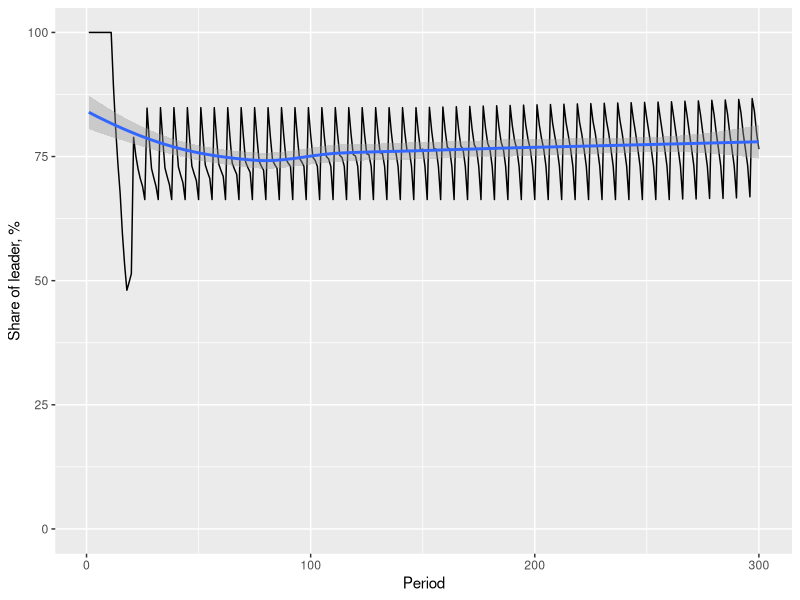
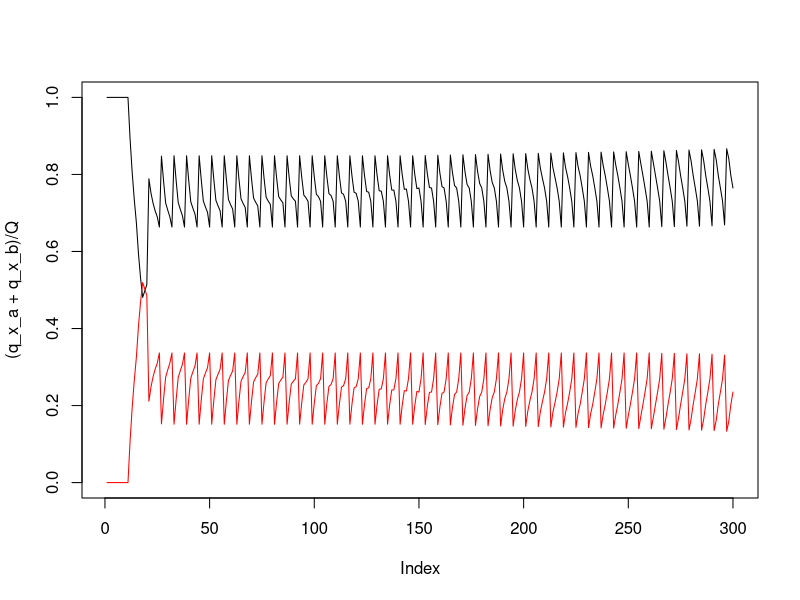

Write the R code that produced these figures, in order.
library(ggplot2) 

### read parameters


#lider stradegy
check_x_mark = 1 #chto delat esli pribil padayet
check_cost_mark = 5*10^6
check_x_factory = 1 #checkbox 0/1
check_n_x_new_a = 2
check_n_x_new_b = 2
check_x_price = 0 #0.1
check_x_price_incr <- 0.1

#other control parametrs
x_p_a <- 300 #price 1 chorhih
x_p_b <- 350 #price 1 roz

#china strategy
check_y = 1
check_y_factory = 5

#other Y
y_p <- 150 #price 1 china



### initialization



n_years <- 25 
t <- 12*n_years #kilkist periodiv

#vse kto hochet kypit v mesac
n_total <- rep(NA, t)
n_total_x <- rep(NA, t)
n_total_x_a <- rep(NA, t)
n_total_x_b <- rep(NA, t)
n_total_y <- rep(NA, t)


x_inf <- 0.06
x_a_1z <- 17*10^6/12 #kilkist chornih gadget from 1 zavod
x_b_1z <- 16*10^6/12 #k-st rozevih gadget from 1 zavod
n_x_work <- rep(NA, t) #kilkist diychih zavodiv
n_x_work_a <- rep(NA, t) #kilkist diychih zavodiv dlya chiorhih
n_x_work_b <- rep(NA, t) #kilkist diychih zavodiv dlya ros
n_x_new <- rep(NA, t) #kilkist novih zavodiv y preiod t
n_x_new_a <- rep(NA, t) #kilkist novih zavodiv y dla chornih preiod t
n_x_new_b <- rep(NA, t) #kilkist novih zavodiv y dla ros preiod t
#n_x_work[7] <- n_x_work[6] + n_x_new[1] ==t-6
c_x_work <- 165.4*10^6 #vartist ekspl 1 zavody v rik (nachalna)
c_x_new <- 165.4*10^6 #vartist bydiv 1 novogo zavody

TC_x <- rep(NA, t)    
TR_x <- rep(NA, t)
profit_x <- rep(NA, t)
marketing_cost_x <- rep(NA, t)

x_a_product <- rep(NA,t)  #obsee vosmoznosti proizvodsva v mesac
q_x_a <- rep(NA, t)
x_b_product <- rep(NA,t)  #obsee vosmoznosti proizvodsva v mesac
q_x_b <- rep(NA, t)

perc_x_increase_market <- rep(NA, t)


#china
y_inf <- 0.046
y_1z <- 10*10^6/12 #kilkist gadget from 1 zavod

n_y_work <- rep(NA, t) #kilkist diychih zavodiv
n_y_new <- rep(NA, t) #kilkist novih zavodiv y preiod t

c_y_work <- 97.5*10^6 #vartist ekspl 1 zavody v rik (nachalna)
c_y_new <- 97.5*10^6 #vartist bydiv 1 novogo zavody

y_product <- rep(NA,t)  #obsee vosmoznosti proizvodsva v mesac
q_y <- rep(NA, t)

TC_y <- rep(NA, t)    
TR_y <- rep(NA, t)
profit_y <- rep(NA, t)






                    #first period
x_p <- (x_p_a + x_p_b)/2
n_total[1] <- 0.06*7*10^9 
n_total_x[1] <- n_total[1]*(1-(1-y_p/x_p)^2)
n_total_y[1] <- n_total[1]*(1-y_p/x_p)^2
n_total_x_a[1] <- n_total_x[1]*0.6
n_total_x_b[1] <- n_total_x[1]*(1-0.6)

    #first period X
n_x_work_a[1] <- 10
n_x_work_b[1] <- 5
n_x_new_a[1] <- 0
n_x_new_b[1] <- 0

n_x_work[1] <- n_x_work_a[1] + n_x_work_b[1] 
n_x_new[1] <- n_x_new_a[1] + n_x_new_b[1]

x_a_product[1] <- x_a_1z*n_x_work_a[1]
q_x_a[1] <- min(x_a_product[1],n_total_x_a[1])
x_b_product[1] <- x_b_1z*n_x_work_b[1]
q_x_b[1] <- min(x_b_product[1],n_total_x_b[1])

marketing_cost_x[1]<- 0#

TC_x[1] <- n_x_work[1]*(c_x_work*(1+(1%/%12)*x_inf)/12) + 
    n_x_new[1]*(c_x_new*(1+(1%/%12)*x_inf)) +  #sum of diychi + vitraty na now
    marketing_cost_x[1]
TR_x[1] <- q_x_a[1]*x_p_a + q_x_b[1]*x_p_b
profit_x[1] <- TR_x[1] - TC_x[1]
    

    #first period Y
n_y_new[1] <- 0     #ifelse(i<9,0,1)
n_y_work[1] <- 0        #ifelse(i<12,0,n_y_work[i-1]+n_y_new[i-3]) #3 month to build a factory
y_product[1] <- y_1z*n_y_work[1]
q_y[1] <- min(y_product[1],n_total_y[1])

TC_y[1] <- n_y_work[1]*(c_y_work*(1+(1%/%12)*y_inf)/12) + 
    n_y_new[1]*(c_y_new*(1+(1%/%12)*y_inf)) #sum of diychi + vitraty na now
TR_y[1] <- q_y[1]*y_p
profit_y[1] <- TR_y[1] - TC_y[1]




                    #next periods
perc_x_increase_market[1]=0
marketing_cost_x[1] <- 0
marketing_cost_x[2] <- 0
n_x_new_a[2] = 0
n_x_new_b[2] = 0
n_y_new[2] = 0
for (i in 2:t){
    
                ## Copmpany X
    n_total_x_a[i] <- (n_total_x_a[i-1] - ifelse(i<2, 0, q_x_a[i-1]) + ifelse(i<7, 0, q_x_a[i-6]))*(1+perc_x_increase_market[i-1])
    n_total_x_b[i] <- (n_total_x_b[i-1] - ifelse(i<2, 0, q_x_b[i-1]) + ifelse(i<7, 0, q_x_b[i-6]))*(1+perc_x_increase_market[i-1])
    
    n_x_work_a[i] <- n_x_work_a[i-1]+ ifelse(i < 7, 0, n_x_new_a[i-6])
    n_x_work_b[i] <- n_x_work_b[i-1]+ ifelse(i < 7, 0, n_x_new_b[i-6])
    n_x_work[i] <-  n_x_work_a[i] + n_x_work_b[i]
    
    n_x_new[i] <- n_x_new_a[i] + n_x_new_b[i]
    
    x_a_product[i] <- x_a_1z*n_x_work_a[i]
    q_x_a[i] <- min(x_a_product[i],n_total_x_a[i])
    x_b_product[i] <- x_b_1z*n_x_work_b[i]
    q_x_b[i] <- min(x_b_product[i],n_total_x_b[i])
    

    perc_x_increase_market[i] <- 10^(-9)*marketing_cost_x[i] + 10^(-18)*marketing_cost_x[i]^2
    
    TC_x[i] <- n_x_work[i]*(c_x_work*(1+(i%/%12)*x_inf)/12) + 
        n_x_new[i]*(c_x_new*(1+(i%/%12)*x_inf)) +  #sum of diychi + vitraty na now
        marketing_cost_x[i]
    TR_x[i] <- q_x_a[i]*x_p_a + q_x_b[i]*x_p_b
    profit_x[i] <- TR_x[i] - TC_x[i]

    
    if(i < t) {
        marketing_cost_x[i+1] = 0
        n_x_new_a[i+1] = 0
        n_x_new_b[i+1] = 0
        if ((profit_x[i] - profit_x[i-1] < 0)) {
            if (check_x_mark == 1) {
                #yvelich marketing na 5 mln
                marketing_cost_x[i+1] <- marketing_cost_x[i] + check_cost_mark
            } 
            if (check_x_factory == 1) {
                #stroum 1 novih zavodov
                n_x_new_a[i+1] <- check_n_x_new_a
                n_x_new_b[i+1] <- check_n_x_new_b
            }
            if (check_x_price == 1) {
                x_p_a <- x_p_a*(1 + check_x_price_incr)
                x_p_b <- x_p_b*(1 + check_x_price_incr)
            } 
        } 
    }
    
    
            ## Copmpany Y
    
    n_total_y[i] <- (n_total_y[i-1] - ifelse(i<2, 0, q_y[i-1]) + ifelse(i<7, 0, q_y[i-6]))
    
    n_y_work[i] <- n_y_work[i-1] + ifelse(i < 4, 0, n_y_new[i-3])
    
    #n_y_new[i] = ifelse(i < 9, 0, 2)  #zadavat
    
    y_product[i] <- y_1z*n_y_work[i]
    q_y[i] <- min(y_product[i],n_total_y[i])
    
    TC_y[i] <- n_y_work[i]*(c_y_work*(1+(i%/%12)*y_inf)/12) + 
        n_y_new[i]*(c_y_new*(1+(i%/%12)*y_inf)) #sum of diychi + vitraty na now
    TR_y[i] <- q_y[i]*y_p
    profit_y[i] <- TR_y[i] - TC_y[i]
    
    if (y_product[i] >= n_total_y[i]) {
        n_y_new[i+1] = 0
        next
    }

    
    if(i < t) {
        
        if (i < 8) {
            n_y_new[i+1] = 0
        } else if (i > 11) {

            n_y_new[i+1] = check_y_factory
            
            if ((profit_y[i] - profit_y[i-1] < 0)) {
                if (check_y == 1) {
                    #yvelich marketing na 5 mln
                    n_y_new[i+1] = 0
                } 
            } 
            
        } else {
            n_y_new[i+1] = 3
        }


    }
    
 

    ###
}

df_last <- data.frame(period = 1:t,q_y,q_x_a,q_x_b)



### graphics


dt <- df_last
dt$Q = dt$q_y + dt$q_x_a + dt$q_x_b

g1 <- ggplot(dt, aes(x = period, y = (q_x_a + q_x_b)/Q*100))
g1 + geom_line() + 
    ylim(0,100) + 
    labs(x = "Period",y = "Share of leader, %") +
    geom_smooth(method = "loess")











###china




Q = q_y+q_x_a+q_x_b
plot((q_x_a+q_x_b)/Q, type = "l", ylim = c(0,1))
lines((q_y)/Q, type = "l", col = "red")






